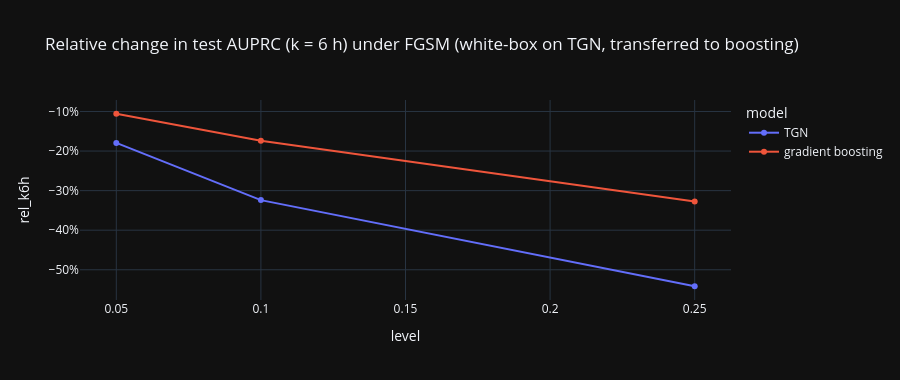

Notebook code cell kept with this figure:
### Markdown cell above
## 3. Gradient attacks (FGSM)

White-box fast-gradient-sign attack on the TGN: every input of the explained event is moved by ±ε in the direction
that most increases the loss against the true labels. This is the worst case for a small, bounded manipulation of the
observed data by someone who knows the model. The same perturbed inputs are then fed to gradient boosting (a
**transfer** attack: the attacker does not know the boosting model).

### Code cell
fg = stx[stx["perturbation"].str.startswith("FGSM") | (stx["perturbation"] == "none")]
display(fg[["model", "perturbation", "level", "auprc_k1h", "auprc_k6h", "auprc_k24h", "rel_k1h", "rel_k6h", "mean_abs_dp"]]
        .round(4).set_index(["model", "level"]))
fig = px.line(fg[fg["perturbation"] != "none"], x="level", y="rel_k6h", color="model", markers=True,
              title="Relative change in test AUPRC (k = 6 h) under FGSM (white-box on TGN, transferred to boosting)")
fig.update_layout(height=380, yaxis_tickformat=".0%")
fig.show()

### Figure 1 — Plotly figure (JSON) as saved in the notebook; plotly's stock layout.template omitted (floating-point values rounded to 4 significant figures)
{"data": [{"hovertemplate": "model=TGN<br>level=%{x}<br>rel_k6h=%{y}<extra></extra>", "legendgroup": "TGN", "line": {"color": "#636efa", "dash": "solid"}, "marker": {"symbol": "circle"}, "mode": "lines+markers", "name": "TGN", "orientation": "v", "showlegend": true, "type": "scatter", "x": [0.05, 0.1, 0.25], "xaxis": "x", "y": [-0.1793, -0.324, -0.5417], "yaxis": "y"}, {"hovertemplate": "model=gradient boosting<br>level=%{x}<br>rel_k6h=%{y}<extra></extra>", "legendgroup": "gradient boosting", "line": {"color": "#EF553B", "dash": "solid"}, "marker": {"symbol": "circle"}, "mode": "lines+markers", "name": "gradient boosting", "orientation": "v", "showlegend": true, "type": "scatter", "x": [0.05, 0.1, 0.25], "xaxis": "x", "y": [-0.1057, -0.1737, -0.3276], "yaxis": "y"}], "layout": {"height": 380, "legend": {"title": {"text": "model"}, "tracegroupgap": 0}, "title": {"text": "Relative change in test AUPRC (k = 6 h) under FGSM (white-box on TGN, transferred to boosting)"}, "xaxis": {"anchor": "y", "domain": [0.0, 1.0], "title": {"text": "level"}}, "yaxis": {"anchor": "x", "domain": [0.0, 1.0], "tickformat": ".0%", "title": {"text": "rel_k6h"}}}}
